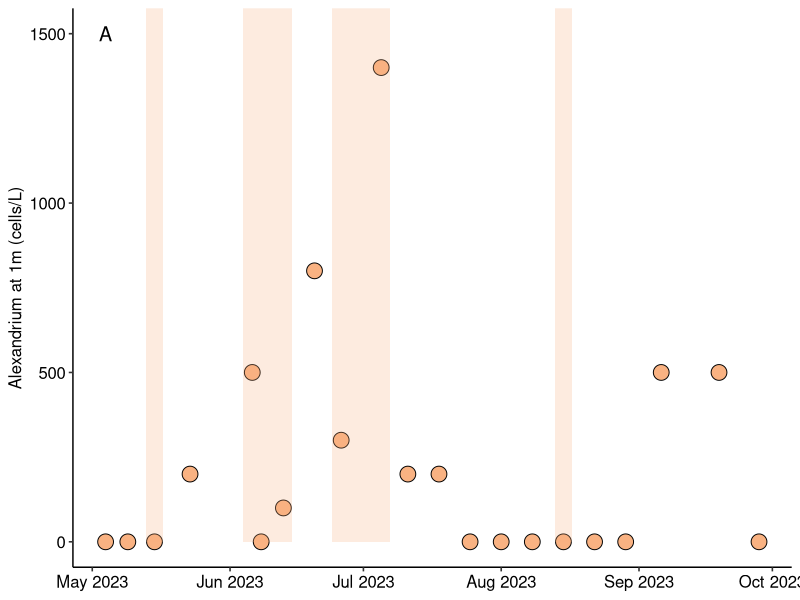
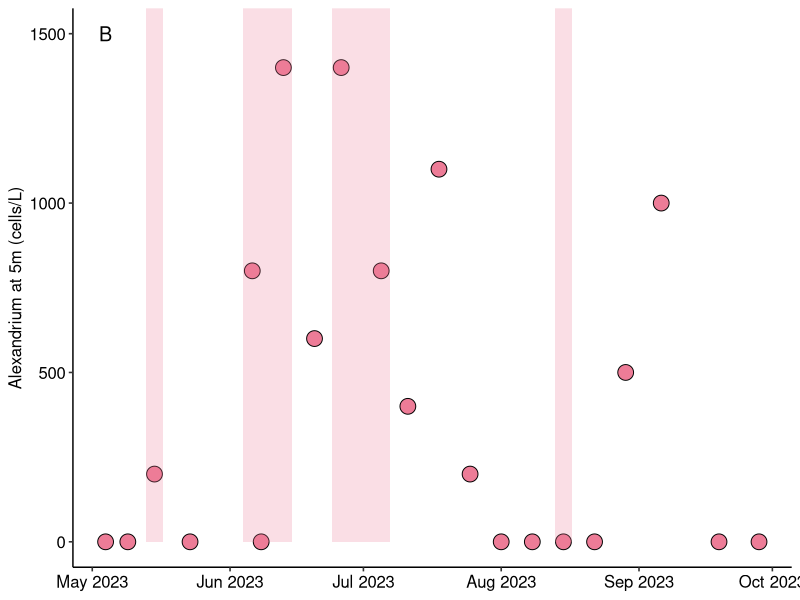
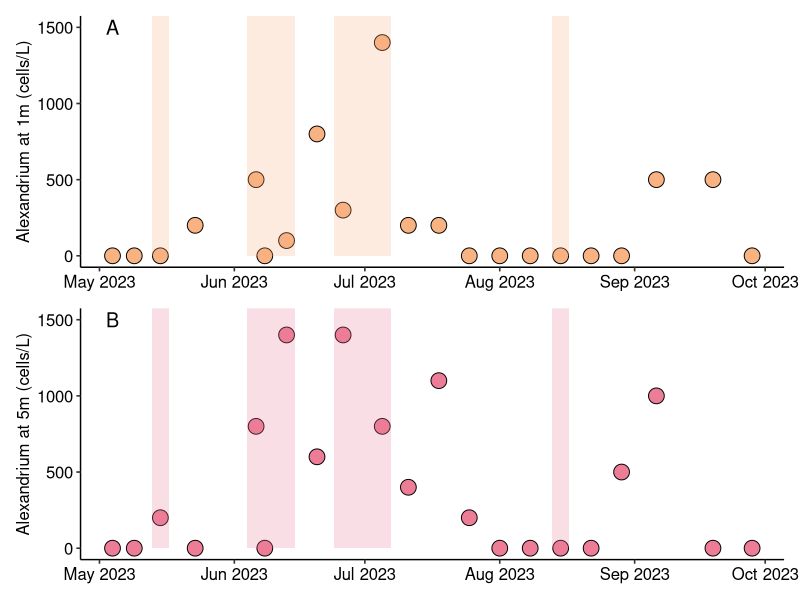

These figures' R source, in order: (Note: this script raises an error after producing the figures.)
## ---- chunk 1
knitr::opts_chunk$set(echo = TRUE)
## ---- chunk 2
#install.packages("ggplot2")
#install.packages("ggpubr")
#install.packages("patchwork")
#install.packages("reshape2")
## ---- chunk 3
library(ggplot2)
library(ggpubr)
library(patchwork)
library(reshape2)
## ---- chunk 4
alex <- read.csv("../Data/Alexandrium_MicroscopeCounts.csv")
## ---- chunk 5
alex$Date <- as.Date(alex$Date, "%m/%d/%Y")
## ---- chunk 6
alex$Presence_NetTow <- ifelse(alex$Count_Net==0, "No", "Yes")
## ---- chunk 7
sunset_5 <- hcl.colors(5, palette = "Sunset")
## ---- chunk 8
plot_1m <- ggplot(alex, aes(x = Date, y = Count_1m_L)) +
  geom_point(size = 5, shape = 21, fill = "#F9B282") +
  theme_pubr() +
  scale_x_date(date_breaks = "1 month", date_labels = "%b %Y") +
  labs(x = NULL, y = "Alexandrium at 1m (cells/L)") +
annotate("text", x=as.Date("2023-05-04"), y=1500, label = "A", size = 5) +
annotate("rect", xmin=as.Date("2023-05-13"), xmax=as.Date("2023-05-17"), ymin = 0, ymax=Inf, fill = "#F9B282", alpha = 0.25) +
annotate("rect", xmin=as.Date("2023-06-04"), xmax=as.Date("2023-06-15"), ymin = 0, ymax=Inf, fill = "#F9B282", alpha = 0.25) +
annotate("rect", xmin=as.Date("2023-06-24"), xmax=as.Date("2023-07-07"), ymin = 0, ymax=Inf, fill = "#F9B282", alpha = 0.25) +
annotate("rect", xmin=as.Date("2023-08-13"), xmax=as.Date("2023-08-17"), ymin = 0, ymax=Inf, fill = "#F9B282", alpha = 0.25)
plot_1m
## ---- chunk 9
plot_5m <- ggplot(alex, aes(x = Date, y = Count_5m_L)) +
  geom_point(size = 5, shape = 21, fill = "#ED7C97") +
  theme_pubr() +
  scale_x_date(date_breaks = "1 month", date_labels = "%b %Y") +
  labs(x = NULL, y = "Alexandrium at 5m (cells/L)") +
annotate("text", x=as.Date("2023-05-04"), y=1500, label = "B", size = 5) +
annotate("rect", xmin=as.Date("2023-05-13"), xmax=as.Date("2023-05-17"), ymin = 0, ymax=Inf, fill = "#ED7C97", alpha = 0.25) +
annotate("rect", xmin=as.Date("2023-06-04"), xmax=as.Date("2023-06-15"), ymin = 0, ymax=Inf, fill = "#ED7C97", alpha = 0.25) +
annotate("rect", xmin=as.Date("2023-06-24"), xmax=as.Date("2023-07-07"), ymin = 0, ymax=Inf, fill = "#ED7C97", alpha = 0.25) +
annotate("rect", xmin=as.Date("2023-08-13"), xmax=as.Date("2023-08-17"), ymin = 0, ymax=Inf, fill = "#ED7C97", alpha = 0.25)
plot_5m
## ---- chunk 10
jpeg("../Figures/Fig3.jpg", width = 8, height = 10, units="in", res=600)
plot_1m / plot_5m 
## ---- chunk 11
alex_na <- na.omit(alex)
## ---- chunk 12
lm_1m_5m <- lm(alex_na$Count_1m_L ~ alex_na$Count_5m_L)
summary(lm_1m_5m)
## ---- chunk 13
quad_1m_5m <- lm(alex_na$Count_1m_L ~ poly(alex_na$Count_5m_L,2))
summary(quad_1m_5m)
## ---- chunk 14
log_1m_5m <- lm(alex_na$Count_1m_L ~ log(alex_na$Count_5m_L))
summary(log_1m_5m)
## ---- chunk 15
exp_1m_5m <- lm(log(alex_na$Count_1m_L) ~ alex_na$Count_5m_L)
summary(exp_1m_5m)
## ---- chunk 16
plot_1m_5m <- ggplot(alex_na, aes(Count_1m_L, Count_5m_L)) + geom_point() + geom_smooth(method = "lm", formula = y ~ poly(x,2)) + theme_pubr()
plot_1m_5m
